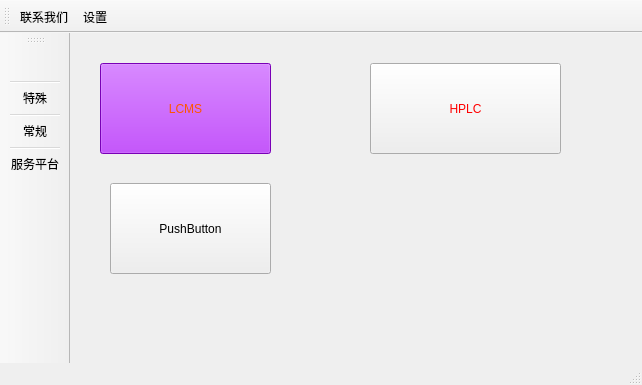
<?xml version="1.0" encoding="UTF-8"?>
<ui version="4.0">
 <class>MainWindow</class>
 <widget class="QMainWindow" name="MainWindow">
  <property name="geometry">
   <rect>
    <x>0</x>
    <y>0</y>
    <width>642</width>
    <height>385</height>
   </rect>
  </property>
  <property name="windowTitle">
   <string>MainWindow</string>
  </property>
  <widget class="QWidget" name="centralwidget">
   <widget class="QPushButton" name="pushButton">
    <property name="geometry">
     <rect>
      <x>30</x>
      <y>30</y>
      <width>171</width>
      <height>91</height>
     </rect>
    </property>
    <property name="styleSheet">
     <string notr="true">background-color: rgb(0, 170, 255);
background-color: rgb(170, 0, 255);
color: rgb(255, 85, 0);</string>
    </property>
    <property name="text">
     <string>LCMS</string>
    </property>
   </widget>
   <widget class="QPushButton" name="pushButton_2">
    <property name="geometry">
     <rect>
      <x>300</x>
      <y>30</y>
      <width>191</width>
      <height>91</height>
     </rect>
    </property>
    <property name="styleSheet">
     <string notr="true">color: rgb(255, 0, 0);</string>
    </property>
    <property name="text">
     <string>HPLC</string>
    </property>
   </widget>
   <widget class="QPushButton" name="pushButton_3">
    <property name="geometry">
     <rect>
      <x>40</x>
      <y>150</y>
      <width>161</width>
      <height>91</height>
     </rect>
    </property>
    <property name="text">
     <string>PushButton</string>
    </property>
   </widget>
  </widget>
  <widget class="QStatusBar" name="statusbar"/>
  <widget class="QToolBar" name="toolBar">
   <property name="windowTitle">
    <string>toolBar</string>
   </property>
   <property name="toolButtonStyle">
    <enum>Qt::ToolButtonTextUnderIcon</enum>
   </property>
   <attribute name="toolBarArea">
    <enum>LeftToolBarArea</enum>
   </attribute>
   <attribute name="toolBarBreak">
    <bool>false</bool>
   </attribute>
   <addaction name="action_picture"/>
   <addaction name="separator"/>
   <addaction name="action_special"/>
   <addaction name="separator"/>
   <addaction name="action_normal"/>
   <addaction name="separator"/>
   <addaction name="action_server"/>
  </widget>
  <widget class="QToolBar" name="toolBar_2">
   <property name="windowTitle">
    <string>toolBar_2</string>
   </property>
   <attribute name="toolBarArea">
    <enum>TopToolBarArea</enum>
   </attribute>
   <attribute name="toolBarBreak">
    <bool>false</bool>
   </attribute>
   <addaction name="action_link"/>
   <addaction name="action_setup"/>
  </widget>
  <action name="action_picture">
   <property name="icon">
    <iconset resource="picture.qrc">
     <normaloff>:/4.jpg</normaloff>:/4.jpg</iconset>
   </property>
   <property name="iconText">
    <string/>
   </property>
  </action>
  <action name="action_special">
   <property name="icon">
    <iconset resource="picture.qrc">
     <normaloff>:/5.jpg</normaloff>:/5.jpg</iconset>
   </property>
   <property name="text">
    <string>特殊</string>
   </property>
  </action>
  <action name="action_picture_2">
   <property name="icon">
    <iconset resource="picture.qrc">
     <normaloff>:/4.jpg</normaloff>:/4.jpg</iconset>
   </property>
   <property name="text">
    <string>图标</string>
   </property>
   <property name="iconText">
    <string>图标</string>
   </property>
  </action>
  <action name="action_normal">
   <property name="icon">
    <iconset resource="picture.qrc">
     <normaloff>:/5.jpg</normaloff>:/5.jpg</iconset>
   </property>
   <property name="text">
    <string>常规</string>
   </property>
  </action>
  <action name="action_server">
   <property name="icon">
    <iconset resource="picture.qrc">
     <normaloff>:/6.jpg</normaloff>:/6.jpg</iconset>
   </property>
   <property name="text">
    <string>服务平台</string>
   </property>
  </action>
  <action name="actionLCMS_HPLC_MS">
   <property name="text">
    <string>LCMS/HPLC/MS</string>
   </property>
  </action>
  <action name="action_mysample">
   <property name="text">
    <string>我的样品</string>
   </property>
  </action>
  <action name="action_login">
   <property name="text">
    <string>样品登记</string>
   </property>
  </action>
  <action name="action_find">
   <property name="text">
    <string>样品查询</string>
   </property>
  </action>
  <action name="action_link">
   <property name="text">
    <string>联系我们</string>
   </property>
  </action>
  <action name="action_setup">
   <property name="text">
    <string>设置</string>
   </property>
  </action>
 </widget>
 <resources>
  <include location="picture.qrc"/>
 </resources>
 <connections/>
</ui>
